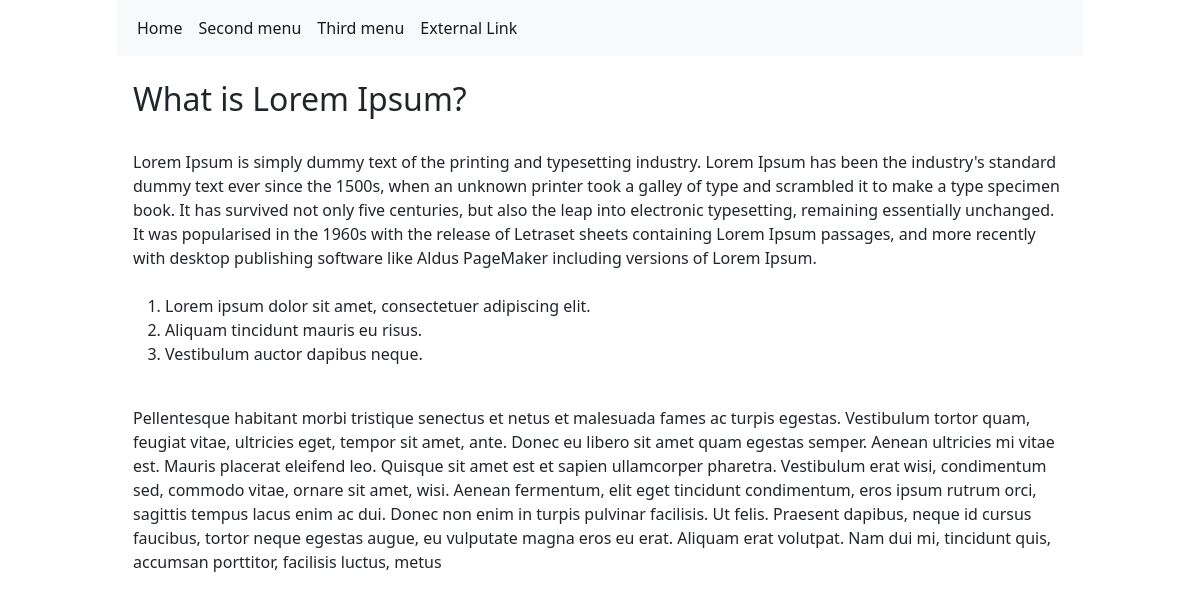
Page /page/home on the committed database.
### menu/models.py (models this page shows, shortened)
class Menu(models.Model):
    sort = models.IntegerField()
    title = models.CharField(max_length=255)
    url = models.CharField(max_length=255)
    create_dt = models.DateTimeField(default=timezone.now)
    update_dt = models.DateTimeField(auto_now=True)

### pages/models.py (models this page shows, shortened)
class Page(models.Model):
    title = models.CharField(max_length=255, blank=False)
    slug = models.SlugField(max_length=64, unique=True)
    meta_description = models.CharField(max_length=255)
    content = models.TextField(null=True, blank=True)
    create_dt = models.DateTimeField(default=timezone.now)
    update_dt = models.DateTimeField(auto_now=True)

### pages/views.py (the view)
# urls.py: path('<slug>', views.view, name='view'),
def view(request, slug):
    try:
        page = Page.objects.get(slug=slug)
        return render(request, 'pages/page.html', {'page': page})
    except Page.DoesNotExist:
        raise Http404()

### menu/context_processors.py (called while the page is built)
def menus(request):
    return {'menus': views.get_menu_items(request)}

### menu/views.py (called while the page is built)
def get_menu_items(request):
    return Menu.objects.all()

### templatetags/xextends.py (called while the page is built)
def do_xextends(parser, token):
    bits = token.contents.split()
    kwargs = {}
    if 'with' in bits:
        pos = bits.index('with')
        argslist = bits[pos+1:]
        bits = bits[:pos]
        for i in argslist:
            try:
                a, b = i.split('=', 1); a = a.strip(); b = b.strip()
                keys = list(tokenize.generate_tokens(StringIO(a).readline))
                if keys[0][0] == tokenize.NAME:
                    kwargs[a] = parser.compile_filter(b)
                else: raise ValueError
            except ValueError:
                raise template.TemplateSyntaxError("Argument syntax wrong: should be key=value")
        token.contents = " ".join(bits)
    xnode = XExtendsNode(do_extends(parser, token), kwargs)
    xnode.node.token = token
    xnode.node.origin = parser.origin
    return xnode

    def render(self, context):
        resolved_kwargs = {key: value.resolve(context) for (key, value) in self.kwargs.items()}
        context.update(resolved_kwargs)
        try:
           return self.node.render(context)
        finally:
           context.pop()

### pages/templates/pages/page.html (shortened to what this page needs)
{% load xextends %}
{% xextends 'base.html' with title=page.title %}
{% block content %}
    {% autoescape off %}
        {{ page.content }}
    {% endautoescape %}
{% endblock %}

### templates/base.html (shortened to what this page needs)
<!doctype html>
<html lang="en" dir="ltr">
  <head>
    <link href="https://cdn.jsdelivr.net/npm/bootstrap@5.0.0-beta1/dist/css/bootstrap.min.css" rel="stylesheet">
  </head>
  <body>
    <div class="container-xxl" style="max-width: 990px;">
      {% include 'navigation.html' %}
      <div class="py-4 px-3">
        {% block content %}
        {% endblock  %}
      </div>
    </div>
  </body>
</html>

### templates/navigation.html (shortened to what this page needs)
<nav class="navbar navbar-expand-lg navbar-light bg-light">
  <div class="container-fluid d-flex justify-content-end">
    <div class="collapse navbar-collapse" id="navbarSupportedContent">
      <ul class="navbar-nav me-auto- mb-2 mb-lg-0     navbar-right">
        {% for menu in menus %}
            <li class="nav-item">
                <a class="nav-link active text-end" aria-current="page" href="{{ menu.url }}">{{ menu.title }}</a>
            </li>
        {% endfor %}
      </ul>
    </div>
  </div>
</nav>

### rows in the picture
Menu: title "Home"
Menu: title "Second menu"
Menu: title "Third menu"
Menu: title "External Link"
Page: content "What is Lorem Ipsum? Lorem Ipsum is simply dummy text of the printing and typesetting industry. Lorem Ipsum has been the industry's standard dummy text ever since the 1500s, when an unknown printer took a galley of type and scrambled it to make a type specimen book. It has survived not only five centuries, but also the leap into electronic typesetting, remaining essentially unchanged. It was popularised in the 1960s with the release of Letraset sheets containing Lorem Ipsum passages, and more recently with desktop publishing software like Aldus PageMaker including versions of Lorem Ipsum. Lorem ipsum dolor sit amet, consectetuer adipiscing elit. Aliquam tincidunt mauris eu risus. Vestibulum…"
